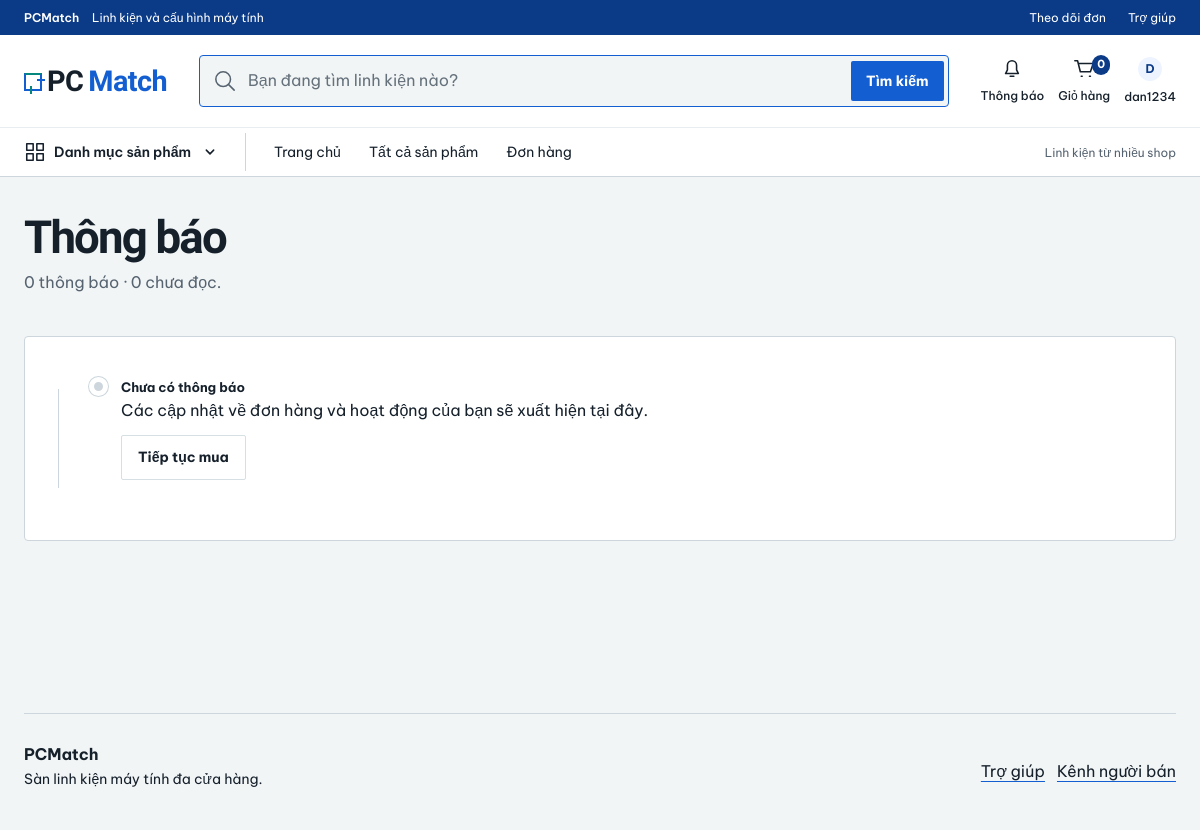
The app's page /buyer/notifications/ (signed in), older data.
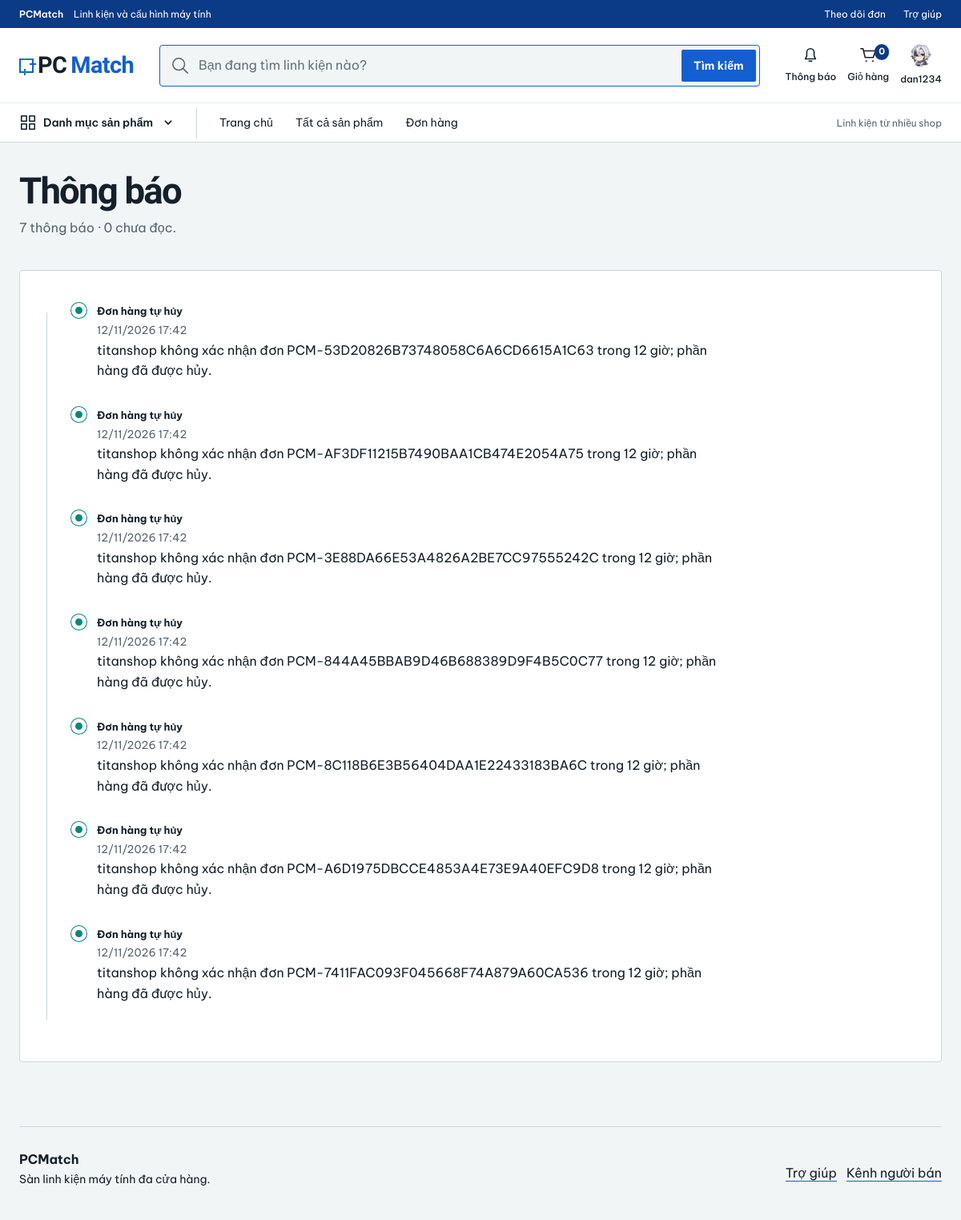
The same page, newer data.
### users/models.py (models this page shows, shortened)
class User(AbstractUser):
    STATUS_CHOICES = [
        ('ACTIVE', 'Active'),
        ('INACTIVE', 'Inactive'),
        ('LOCKED', 'Locked'),
    ]
    ROLE_CHOICES = [
        ('CUSTOMER', 'Customer'),
        ('BUYER', 'Buyer'),
        ('SELLER', 'Seller'),
        ('ADMIN', 'Admin'),
    ]
    full_name = models.CharField(max_length=100)
    email = models.EmailField(unique=True)
    phone = models.CharField(max_length=20, blank=True)
    avatar = models.ImageField(upload_to='avatar/', blank=True)
    role = models.CharField(max_length=20, choices=ROLE_CHOICES, default='CUSTOMER')
    status = models.CharField(max_length=20, choices=STATUS_CHOICES, default='ACTIVE')
    email_verified = models.BooleanField(default=False)
    phone_verified = models.BooleanField(default=False)
    two_factor_enabled = models.BooleanField(
        default=False,
        help_text='Bật để yêu cầu mã OTP khi đăng nhập khu vực quản trị.',
    )
    created_at = models.DateTimeField(auto_now_add=True)
    updated_at = models.DateTimeField(auto_now=True)

### notifications/models.py (models this page shows, shortened)
class Notification(models.Model):
    notification_id = models.BigAutoField(primary_key=True)
    user = models.ForeignKey(settings.AUTH_USER_MODEL, on_delete=models.CASCADE, related_name='notifications')
    title = models.CharField(max_length=255)
    message = models.TextField()
    type = models.CharField(max_length=50, blank=True)
    is_read = models.BooleanField(default=False)
    created_at = models.DateTimeField(auto_now_add=True)

### users/views.py (the view, shortened to what this page needs)
@require_http_methods(['GET', 'POST'])
@buyer_required
def buyer_notifications(request):
    notifications = Notification.objects.filter(user=request.user).order_by('-created_at', '-pk')
    notification_page = Paginator(notifications, 20).get_page(request.GET.get('page'))
    return render(request, 'buyer/notifications.html', {
        'page_name': 'notifications',
        'page_section': 'buyer',
        'notifications': notification_page,
        'notifications_page': notification_page,
        'notification_total': notifications.count(),
        'unread_notification_count': notifications.filter(is_read=False).count(),
    })

### PCMatch/pages.py (called while the page is built)
def route_name(section, page):
    return f'{section}_{page.replace("-", "_")}'

### products/comparison.py (called while the page is built)
def parse_product_ids(values):
    ids = []
    for value in ','.join(str(value) for value in values[:4])[:100].split(','):
        if value.isascii() and value.isdigit() and len(value) <= 18:
            product_id = int(value)
            if product_id not in ids:
                ids.append(product_id)
        if len(ids) == 4:
            break
    return ids

def comparison_products(ids):
    found = {
        product.pk: product for product in Product.objects.filter(pk__in=ids)
        .select_related('category', 'brand', 'shop').prefetch_related('specifications')
    }
    return [found[product_id] for product_id in ids if product_id in found]

def session_products(request):
    return comparison_products(parse_product_ids(request.session.get(SESSION_KEY, [])))

### users/views.py (called while the page is built)
def _is_live_account(user):
    return (
            user.is_authenticated
            and user.is_active
            and getattr(user, 'status', 'ACTIVE') == 'ACTIVE'
    )

def is_active_buyer(user):
    return _is_live_account(user) and getattr(user, 'role', '') in BUYER_ROLES

def is_staff_user(user):
    return (
            user.is_authenticated
            and user.is_active
            and getattr(user, 'status', 'ACTIVE') == 'ACTIVE'
            and (user.is_staff or getattr(user, 'role', '') == 'ADMIN')
    )

### templates/buyer/notifications.html (shortened to what this page needs)
{% extends 'includes/buyer_base.html' %}
{% block content %}
<div class="page-head">
    <div>
        <h1>Thông báo</h1>
        <p>{{ notification_total }} thông báo · {{ unread_notification_count }} chưa đọc.</p>
    </div>
</div>
<section class="panel panel--padded">
    <ol class="timeline notification-timeline">
        {% for note in notifications %}
        <li class="timeline__item{% if note.is_read %} is-done{% else %} is-current{% endif %}">
            <span class="timeline__dot" aria-hidden="true"></span>
            <div class="timeline__content">
                <strong>{{ note.title }}</strong>
                <small>{{ note.created_at|date:'d/m/Y H:i' }}{% if not note.is_read %} · Chưa đọc{% endif %}</small>
                <p>{{ note.message }}</p>
            </div>
        </li>
        {% empty %}
        <li class="timeline__item">
            <span class="timeline__dot" aria-hidden="true"></span>
            <div class="timeline__content">
                <strong>Chưa có thông báo</strong>
                <p>Các cập nhật về đơn hàng và hoạt động của bạn sẽ xuất hiện tại đây.</p>
                <a class="btn btn--secondary" href="{% url 'buyer_search' %}">Tiếp tục mua</a>
            </div>
        </li>
        {% endfor %}
    </ol>
</section>
{% endblock %}

### templates/includes/buyer_base.html (shortened to what this page needs)
{% load static i18n %}
<!doctype html>
<html lang="vi" data-page="{{ page_name }}" data-section="{{ page_section }}"{% block html_attributes %}{% endblock %}>
<head>
    <link rel="stylesheet" href="{% static 'css/tokens.css' %}">
    <link rel="stylesheet" href="{% static 'css/base.css' %}">
    <link rel="stylesheet" href="{% static 'css/components.css' %}">
    <link rel="stylesheet" href="{% static 'css/pages.css' %}">
    <link rel="stylesheet" href="{% static 'css/buyer.css' %}">
    <link rel="stylesheet" href="{% static 'css/header.css' %}?v=20261105-notifications">
    <link rel="stylesheet" href="{% static 'css/shop-profile.css' %}">
    <link rel="stylesheet" href="{% static 'css/server-buyer.css' %}?v=20261023-compact-qa">
</head>
<body class="buyer-app server-buyer {% block body_class %}{% endblock %}">
{% language 'vi' %}
    {% include 'includes/buyer_header.html' %}
    <main id="main" tabindex="-1">
        <div class="container stack">
            {% block content %}{% endblock %}
        </div>
    </main>
    <footer class="container market-footer">
        <div><strong>PCMatch</strong>
            <p>Sàn linh kiện máy tính đa cửa hàng.</p></div>
        <div class="cluster"><a href="{% url 'buyer_help' %}">Trợ giúp</a><a href="{% url 'shop_dashboard' %}">Kênh
            người bán</a></div>
    </footer>
{% endlanguage %}
</body>
</html>

### templates/includes/buyer_header.html (shortened to what this page needs)
{% load cart_prices %}
<div class="buyer-service">
    <div class="container"><span><b>PCMatch</b> Linh kiện và cấu hình máy tính</span>
        <div><a href="{% url 'buyer_orders' %}">Theo dõi đơn</a><a href="{% url 'buyer_help' %}">Trợ giúp</a></div>
    </div>
</div>
<header class="market-header buyer-header">
    <div class="container market-top">
        <a class="logo" href="{% url 'home' %}" aria-label="PCMatch — Trang chủ"><i class="logo__mark"
                                                                                    aria-hidden="true"></i><span>PC</span><span>Match</span></a>
        <div class="header-search-wrap">
            <form action="{% url 'buyer_search' %}" class="market-search" role="search">
                    {% include 'includes/buyer_icon.html' with icon='search' %}
                <input id="global-search" name="q" type="search" value="{{ request.GET.q }}" enterkeyhint="search"
                       autocomplete="off" placeholder="Bạn đang tìm linh kiện nào?" aria-controls="header-suggestions"
                       aria-expanded="false">
                <button class="btn btn--primary" type="submit">Tìm kiếm</button>
            </form>
        </div>
        <div class="header-utilities">
            <div class="header-notification">
                <a class="header-utility" href="{% url 'buyer_notifications' %}"
                   aria-label="Thông báo{% if notification_count %}, {{ notification_count }} chưa đọc{% endif %}">
                    {% include 'includes/buyer_icon.html' with icon='bell' %}
                    <span>Thông báo</span>
                </a>
            </div>
            <details class="header-cart header-dropdown">
                <summary class="header-utility cart-link"
                         aria-label="Xem nhanh giỏ hàng">{% include 'includes/buyer_icon.html' with icon='cart' %}<span>Giỏ hàng</span><b
                        id="cart-count">{{ database_cart_count }}</b></summary>
            </details>
            <details class="header-account header-dropdown">
                <summary class="header-utility">
                    {% if request.user.is_authenticated %}
                        {% if request.user.avatar %}
                            <img src="{{ request.user.avatar.url }}"
                                 class="header-avatar header-avatar--image"
                                 alt="Ảnh đại diện">
                        {% else %}
                            <span class="header-avatar">{{ request.user.full_name|default:request.user.username|first|upper }}</span>
                        {% endif %}
                    {% else %}
                        {% include 'includes/buyer_icon.html' with icon='user' %}
                    {% endif %}
                    <span>{% if request.user.is_authenticated %}{{ request.user.full_name|default:request.user.username }}{% else %}Tài khoản{% endif %}</span>
                </summary>
            </details>
        </div>
    </div>
    <div class="header-nav-strip">
        <nav id="market-nav" class="container market-nav" aria-label="Điều hướng mua sắm">
            <details class="header-categories header-dropdown">
                <summary>{% include 'includes/buyer_icon.html' with icon='grid' %}Danh mục sản
                    phẩm{% include 'includes/buyer_icon.html' with icon='chevron' %}</summary>
            </details>
            <a href="{% url 'home' %}"{% if page_name == 'home' %} aria-current="page"{% endif %}>Trang chủ</a>
            <a href="{% url 'buyer_search' %}"{% if page_name == 'search' %} aria-current="page"{% endif %}>Tất cả sản
                phẩm</a>
            <a href="{% url 'buyer_orders' %}">Đơn hàng</a>
            <span class="header-nav-note">Linh kiện từ nhiều shop</span>
        </nav>
    </div>
</header>

### templates/includes/buyer_icon.html
<svg width="22" height="22" viewBox="0 0 24 24" fill="none" stroke="currentColor" stroke-width="1.7" stroke-linecap="round" stroke-linejoin="round" aria-hidden="true">
{% if icon == 'search' %}<path d="M10 18a8 8 0 1 0 0-16 8 8 0 0 0 0 16Zm6-2 6 6"/>
{% elif icon == 'menu' %}<path d="M3 6h18M3 12h18M3 18h18"/>
{% elif icon == 'bell' %}<path d="M5 17h14l-2-4V8a5 5 0 0 0-10 0v5l-2 4Zm5 3h4"/>
{% elif icon == 'user' %}<path d="M16 7a4 4 0 1 1-8 0 4 4 0 0 1 8 0ZM4 21v-3a8 8 0 0 1 16 0v3"/>
{% elif icon == 'cart' %}<path d="M2 3h3l3 12h11l3-9H6M9 20h1M18 20h1"/>
{% elif icon == 'grid' %}<path d="M3 3h7v7H3V3Zm11 0h7v7h-7V3ZM3 14h7v7H3v-7Zm11 0h7v7h-7v-7"/>
{% elif icon == 'chevron' %}<path d="m8 10 4 4 4-4"/>
{% elif icon == 'close' %}<path d="m6 6 12 12M6 18 18 6"/>
{% elif icon == 'build' %}<path d="M9 3H3v6h6V3Zm12 0h-6v6h6V3ZM9 15H3v6h6v-6Zm6 3h6m-3-3v6"/>{% endif %}
</svg>

### static/css/tokens.css (style rules this page uses)
:root { --color-cobalt: #135fd2; --color-cobalt-deep: #0b3a86; --color-cobalt-soft: #eef4ff; --color-teal: #05877e; --color-teal-deep: #075f59; --color-teal-soft: #effaf9; --color-amber: #c87500; --color-amber-deep: #7a4600; --color-amber-soft: #fff7e8; --color-red: #c63b4b; --color-red-deep: #8f2533; --color-red-soft: #fff0f2; --color-ink: #15202b; --color-slate: #566370; --color-canvas: #f2f5f6; --color-surface: #ffffff; --color-border: #ccd6dc; --color-muted: #e7edf0; --color-muted-strong: #d5dfe4; --font-display: "Saira Semi Condensed", "Arial Narrow", sans-serif; --font-body: "Be Vietnam Pro", Arial, sans-serif; --text-xs: 0.6875rem; --text-sm: 0.8125rem; --text-base: 1rem; --text-lg: 1.125rem; --text-xl: 1.375rem; --text-2xl: clamp(1.75rem, 3vw, 2.5rem); --text-3xl: clamp(2.25rem, 4.2vw, 4rem); --text-display: clamp(3rem, 6vw, 6rem); --space-1: 0.25rem; --space-2: 0.5rem; --space-3: 0.75rem; --space-4: 1rem; --space-5: 1.25rem; --space-6: 1.5rem; --space-8: 2rem; --space-10: 2.5rem; --space-12: 3rem; --space-16: 4rem; --space-18: 4.5rem; --radius-control: 2px; --radius-panel: 4px; --radius-status: 999px; --border: 1px solid var(--color-border); --shadow-float: 0 8px 24px rgba(21, 32, 43, 0.12); --shadow-overlay: 0 20px 60px rgba(21, 32, 43, 0.18); --ease-signal: 160ms cubic-bezier(0.2, 0.8, 0.2, 1); --ease-panel: 220ms cubic-bezier(0.2, 0.7, 0.2, 1); --container: 1480px; --sidebar: 248px; }

### static/css/base.css (style rules this page uses)
*, *::before, *::after { box-sizing: border-box; }
html { scroll-behavior: smooth; }
body { margin: 0; background: var(--color-canvas); color: var(--color-ink); font-family: var(--font-body); font-size: var(--text-base); line-height: 1.6; text-rendering: optimizeLegibility; -webkit-font-smoothing: antialiased; }
* { scrollbar-color: var(--color-slate) var(--color-muted); scrollbar-width: thin; }
a { color: inherit; text-decoration-color: var(--color-cobalt); text-underline-offset: 0.22em; }
button, input, select, textarea { font: inherit; }
button, a { -webkit-tap-highlight-color: transparent; }
button { cursor: pointer; }
img, svg { display: block; max-width: 100%; }
h1, h2, h3, h4, p { margin-top: 0; }
h1, h2, h3, h4 { font-family: var(--font-display); text-wrap: balance; }
h1 { max-width: 14ch; font-size: var(--text-display); line-height: 0.9; letter-spacing: -0.04em; }
p { max-width: 72ch; }
.container { width: min(calc(100% - 32px), var(--container)); margin-inline: auto; }
.stack { display: grid; gap: var(--space-4); min-width: 0; }
.cluster { display: flex; flex-wrap: wrap; gap: var(--space-3); align-items: center; min-width: 0; }
.stack > *, .cluster > *, .panel, main, section, article, aside { min-width: 0; }
body { background-color: var(--color-canvas); background-image: linear-gradient(rgba(21, 32, 43, 0.028) 1px, transparent 1px), linear-gradient(90deg, rgba(21, 32, 43, 0.028) 1px, transparent 1px); background-position: -1px -1px; background-size: 32px 32px; }
a { transition: color var(--ease-signal), background-color var(--ease-signal), border-color var(--ease-signal); }
input::placeholder, textarea::placeholder { color: #74818c; opacity: 1; }

Row changes from the older to the newer data that the page shows:
changed User "dan1234": user.avatar: picture added; avatar empty → "avatar/image.jpg" (drawn); user.full_name|first "D" → (not shown)
added Notification: title "Đơn hàng tự hủy", created_at "12/11/2026 17:42", message "titanshop không xác nhận đơn PCM-53D20826B73748058C6A6CD6615A1C63 trong 12 giờ; phần hàng đã được hủy."
added Notification: title "Đơn hàng tự hủy", created_at "12/11/2026 17:42", message "titanshop không xác nhận đơn PCM-AF3DF11215B7490BAA1CB474E2054A75 trong 12 giờ; phần hàng đã được hủy."
added Notification: title "Đơn hàng tự hủy", created_at "12/11/2026 17:42", message "titanshop không xác nhận đơn PCM-3E88DA66E53A4826A2BE7CC97555242C trong 12 giờ; phần hàng đã được hủy."
added Notification: title "Đơn hàng tự hủy", created_at "12/11/2026 17:42", message "titanshop không xác nhận đơn PCM-844A45BBAB9D46B688389D9F4B5C0C77 trong 12 giờ; phần hàng đã được hủy."
added Notification: title "Đơn hàng tự hủy", created_at "12/11/2026 17:42", message "titanshop không xác nhận đơn PCM-8C118B6E3B56404DAA1E22433183BA6C trong 12 giờ; phần hàng đã được hủy."
added Notification: title "Đơn hàng tự hủy", created_at "12/11/2026 17:42", message "titanshop không xác nhận đơn PCM-A6D1975DBCCE4853A4E73E9A40EFC9D8 trong 12 giờ; phần hàng đã được hủy."
added Notification: title "Đơn hàng tự hủy", created_at "12/11/2026 17:42", message "titanshop không xác nhận đơn PCM-7411FAC093F045668F74A879A60CA536 trong 12 giờ; phần hàng đã được hủy."
Text that changed along with them:
{{ notification_total }}: "0" → "7"
text no longer shown: "Chưa có thông báo Các cập nhật về đơn hàng và hoạt động của bạn sẽ xuất hiện tại đây. Tiếp tục mua"
